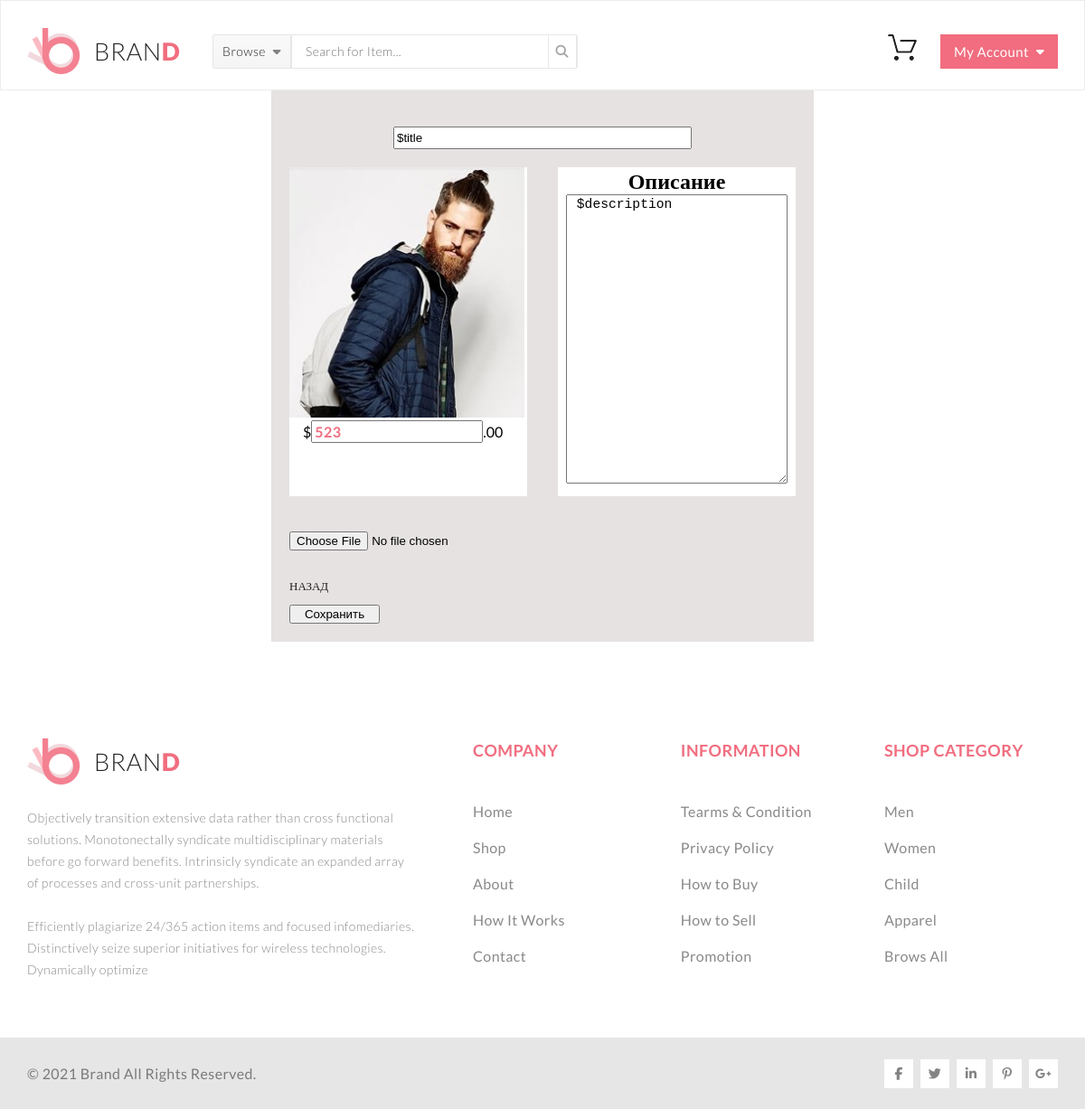
Page /editproduct.php?id=1 (signed in) on the committed database.
### tables this page shows
CREATE TABLE `product` (
  `id` int(11) NOT NULL,
  `title` varchar(100) NOT NULL,
  `size` int(11) NOT NULL,
  `price` int(11) NOT NULL,
  `img` varchar(100) NOT NULL,
  `description` text NOT NULL,
  `count` int(11) NOT NULL
);

### editproduct.php (the view, shortened to what this page needs)
<?php
    include_once "./controllers/Product.php";
    $id = (int)($_GET['id']);
    $sql="SELECT * FROM `product` WHERE `id`=$id";
    $res = mysqli_query($connect,$sql);
    $data = mysqli_fetch_assoc($res);
?>
<!DOCTYPE html>
<html lang="en">
<head>
	<link rel="stylesheet" href="css/style.css">
    <link rel="stylesheet" href="css/details.css">
</head>
<body>
<? include "./templates/header.php"; ?>
<div class="details-product-cont-elem">
    <form method="post" enctype="multipart/form-data">
        <div class="details-product-cont-elem-heder">
            <input class="product__edit-title" name="title" value="<?=$data['title']?>"/>
        </div>
        <div class="details-product-cont-elem-blok">
            <div class="product-cont-elem">
                        <img src="img/<?=$data['img']?>" alt="" width="260px">
                        <div class="product-cont-elem-text">
                            $<input class="product-cont-img-p2" id="priceProductEdit" name="price" value="<?=$data['price']?>"/>.00
                        </div>
            </div>
            <div class="product-cont-elem details-col">
                <h2 > Описание </h2>
                <textarea class="product__edit-textarea" id="descriptionProductEdit" name="description"> <?=$data['description']?> </textarea>
            </div>
        </div>
        <p><input type="file" name="img" accept="image/jpeg,image/png,image/gif" ></p>
        <?= $message? $message:'<br/>'?>
        <a href="index.php" >
            <p class="product-cont-img-p1"> Назад</p>
        </a>
            <input onclick="" value="Сохранить"  type="submit" name="submit" class="container-b"/>
    </form>
</div>
<? include "./templates/footer.php"; ?>
</body>
</html>

### css/style.css (style rules this page uses)
*, h1 { -webkit-box-sizing: border-box; box-sizing: border-box; margin: 0; }
body { margin: 0; font-family: "MyriadProRegular"; }
* { -webkit-box-sizing: border-box; box-sizing: border-box; margin: 0; }
body { margin: 0; font-family: Lato; }
a { text-decoration: none; }
.product-cont-elem { position: relative; width: 263px; height: 364px; background-color: #ffffff; text-align: left; margin-bottom: 38px; -webkit-transition-duration: 0.5s; transition-duration: 0.5s; }
.product-cont-elem-text { padding-left: 15px; }
.product-cont-img-p1 { font-family: Lato; font-size: 13px; line-height: 40px; font-weight: 400; text-transform: uppercase; color: #222222; }
.product-cont-img-p2 { font-size: 16px; font-family: Lato; line-height: 1.2; font-weight: 700; letter-spacing: 0.025em; text-transform: uppercase; color: #f16d7f; }

### css/details.css (style rules this page uses)
.details-product-cont-elem { background-color: #e6e2e1; width: 600px; margin: auto; padding: 20px; }
.details-product-cont-elem-heder { width: 100%; text-align: center; margin-top: 20px; margin-bottom: 20px; }
.details-product-cont-elem-blok { display: flex; justify-content: space-between; }
.details-col { text-align: center; }
.container-b { width: 100px; cursor: pointer; }
.product__edit-textarea { width: 245px; height: 320px; font-size: 11pt; }
.product__edit-title { width: 330px; height: 25px; }

### rows in the picture
product: title "$title", img (picture), price "523", description "$description"
